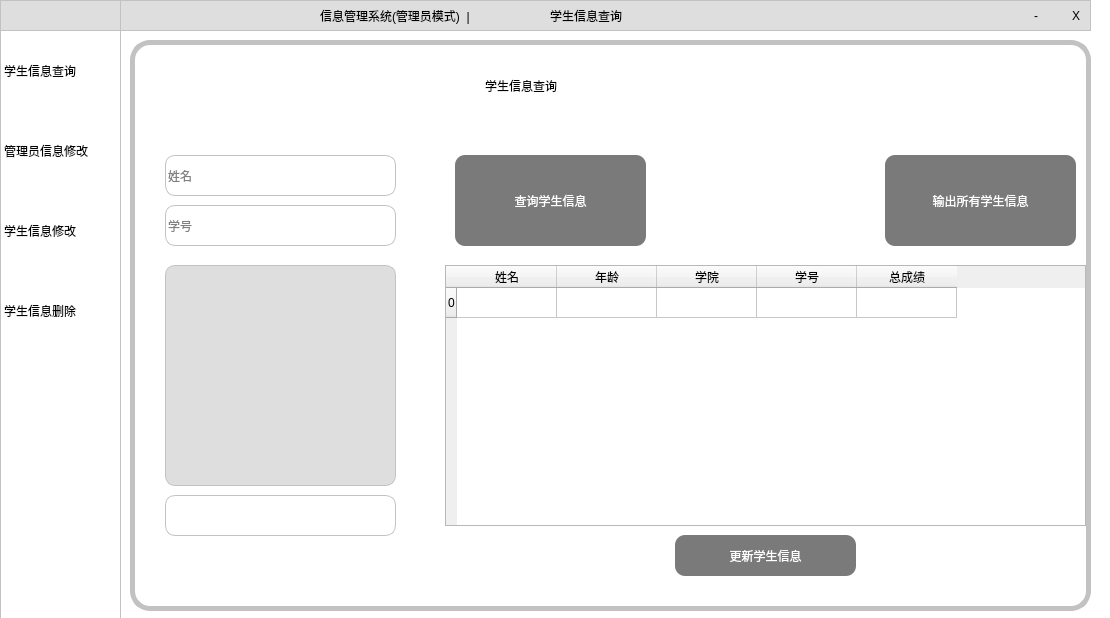
<?xml version="1.0" encoding="UTF-8"?>
<ui version="4.0">
 <class>Dialog2</class>
 <widget class="QDialog" name="Dialog2">
  <property name="geometry">
   <rect>
    <x>0</x>
    <y>0</y>
    <width>1110</width>
    <height>618</height>
   </rect>
  </property>
  <property name="windowTitle">
   <string>Dialog</string>
  </property>
  <property name="styleSheet">
   <string notr="true">QDialog{
background-color: rgb(255, 255, 255);
border-radius:10px;
}</string>
  </property>
  <widget class="QStackedWidget" name="stackedWidget">
   <property name="geometry">
    <rect>
     <x>130</x>
     <y>40</y>
     <width>961</width>
     <height>571</height>
    </rect>
   </property>
   <property name="styleSheet">
    <string notr="true">QStackedWidget{
background-color: rgb(255, 255, 255);
border: 5px solid rgb(194, 194, 194);
border-radius:20px;
}</string>
   </property>
   <property name="currentIndex">
    <number>0</number>
   </property>
   <widget class="QWidget" name="page_2">
    <widget class="QTableWidget" name="tableWidget">
     <property name="geometry">
      <rect>
       <x>310</x>
       <y>220</y>
       <width>641</width>
       <height>261</height>
      </rect>
     </property>
     <property name="font">
      <font>
       <pointsize>9</pointsize>
      </font>
     </property>
     <property name="styleSheet">
      <string notr="true"/>
     </property>
     <row>
      <property name="text">
       <string>0</string>
      </property>
     </row>
     <column>
      <property name="text">
       <string>姓名</string>
      </property>
     </column>
     <column>
      <property name="text">
       <string>年龄</string>
      </property>
     </column>
     <column>
      <property name="text">
       <string>学院</string>
      </property>
     </column>
     <column>
      <property name="text">
       <string>学号</string>
      </property>
     </column>
     <column>
      <property name="text">
       <string>总成绩</string>
      </property>
     </column>
    </widget>
    <widget class="QLineEdit" name="lineEdit">
     <property name="geometry">
      <rect>
       <x>30</x>
       <y>110</y>
       <width>231</width>
       <height>41</height>
      </rect>
     </property>
     <property name="styleSheet">
      <string notr="true">background-color: rgb(255, 255, 255);
border: 1px solid rgb(194, 194, 194);
border-radius:10px;
</string>
     </property>
     <property name="text">
      <string/>
     </property>
     <property name="placeholderText">
      <string>姓名</string>
     </property>
    </widget>
    <widget class="QLineEdit" name="lineEdit_7">
     <property name="geometry">
      <rect>
       <x>30</x>
       <y>160</y>
       <width>231</width>
       <height>41</height>
      </rect>
     </property>
     <property name="styleSheet">
      <string notr="true">background-color: rgb(255, 255, 255);
border: 1px solid rgb(194, 194, 194);
border-radius:10px;
</string>
     </property>
     <property name="text">
      <string/>
     </property>
     <property name="placeholderText">
      <string>学号</string>
     </property>
    </widget>
    <widget class="QPushButton" name="pushButton">
     <property name="geometry">
      <rect>
       <x>320</x>
       <y>110</y>
       <width>191</width>
       <height>91</height>
      </rect>
     </property>
     <property name="styleSheet">
      <string notr="true">QPushButton::hover{
background-color: rgb(189, 189, 189);
}
QPushButton::pressed{
background-color: rgb(189, 189, 189);
}
QPushButton{
background-color: rgb(122, 122, 122);
color: rgb(255, 255, 255);
border:None;
border-radius:10px;
}</string>
     </property>
     <property name="text">
      <string>查询学生信息</string>
     </property>
    </widget>
    <widget class="QLabel" name="label_5">
     <property name="geometry">
      <rect>
       <x>350</x>
       <y>30</y>
       <width>151</width>
       <height>21</height>
      </rect>
     </property>
     <property name="styleSheet">
      <string notr="true">font: 14pt &quot;华文琥珀&quot;;</string>
     </property>
     <property name="text">
      <string>学生信息查询</string>
     </property>
    </widget>
    <widget class="QLabel" name="label_7">
     <property name="geometry">
      <rect>
       <x>30</x>
       <y>220</y>
       <width>231</width>
       <height>221</height>
      </rect>
     </property>
     <property name="styleSheet">
      <string notr="true">background-color: rgb(222, 222, 222);
border: 1px solid rgb(194, 194, 194);
border-radius:10px;
</string>
     </property>
     <property name="text">
      <string/>
     </property>
    </widget>
    <widget class="QLineEdit" name="lineEdit_16">
     <property name="geometry">
      <rect>
       <x>30</x>
       <y>450</y>
       <width>231</width>
       <height>41</height>
      </rect>
     </property>
     <property name="styleSheet">
      <string notr="true">background-color: rgb(255, 255, 255);
border: 1px solid rgb(194, 194, 194);
border-radius:10px;
</string>
     </property>
     <property name="text">
      <string/>
     </property>
     <property name="readOnly">
      <bool>true</bool>
     </property>
     <property name="placeholderText">
      <string/>
     </property>
    </widget>
    <widget class="QPushButton" name="pushButton_2">
     <property name="geometry">
      <rect>
       <x>750</x>
       <y>110</y>
       <width>191</width>
       <height>91</height>
      </rect>
     </property>
     <property name="styleSheet">
      <string notr="true">QPushButton::hover{
background-color: rgb(189, 189, 189);
}
QPushButton::pressed{
background-color: rgb(189, 189, 189);
}
QPushButton{
background-color: rgb(122, 122, 122);
color: rgb(255, 255, 255);
border:None;
border-radius:10px;
}</string>
     </property>
     <property name="text">
      <string>输出所有学生信息</string>
     </property>
    </widget>
    <widget class="QPushButton" name="pushButton_7">
     <property name="geometry">
      <rect>
       <x>540</x>
       <y>490</y>
       <width>181</width>
       <height>41</height>
      </rect>
     </property>
     <property name="styleSheet">
      <string notr="true">QPushButton::hover{
background-color: rgb(189, 189, 189);
}
QPushButton::pressed{
background-color: rgb(189, 189, 189);
}
QPushButton{
background-color: rgb(122, 122, 122);
color: rgb(255, 255, 255);
border:None;
border-radius:10px;
}</string>
     </property>
     <property name="text">
      <string>更新学生信息</string>
     </property>
    </widget>
   </widget>
   <widget class="QWidget" name="page">
    <widget class="QPushButton" name="pushButton_3">
     <property name="geometry">
      <rect>
       <x>150</x>
       <y>440</y>
       <width>211</width>
       <height>51</height>
      </rect>
     </property>
     <property name="font">
      <font>
       <family>微软雅黑</family>
       <weight>75</weight>
       <bold>true</bold>
      </font>
     </property>
     <property name="autoFillBackground">
      <bool>false</bool>
     </property>
     <property name="styleSheet">
      <string notr="true">QPushButton::hover{
background-color: rgb(189, 189, 189);
}
QPushButton::pressed{
background-color: rgb(189, 189, 189);
}
QPushButton{
background-color: rgb(122, 122, 122);
color: rgb(255, 255, 255);
border:None;
border-radius:10px;
}</string>
     </property>
     <property name="text">
      <string>人脸采集</string>
     </property>
    </widget>
    <widget class="QLineEdit" name="lineEdit_6">
     <property name="geometry">
      <rect>
       <x>140</x>
       <y>360</y>
       <width>231</width>
       <height>51</height>
      </rect>
     </property>
     <property name="styleSheet">
      <string notr="true">background-color: rgb(255, 255, 255);
border: 1px solid rgb(194, 194, 194);
border-radius:10px;
</string>
     </property>
     <property name="text">
      <string/>
     </property>
     <property name="placeholderText">
      <string>请输入拼音/英文</string>
     </property>
    </widget>
    <widget class="QPushButton" name="pushButton_4">
     <property name="geometry">
      <rect>
       <x>490</x>
       <y>440</y>
       <width>331</width>
       <height>51</height>
      </rect>
     </property>
     <property name="font">
      <font>
       <family>微软雅黑</family>
       <weight>75</weight>
       <bold>true</bold>
      </font>
     </property>
     <property name="autoFillBackground">
      <bool>false</bool>
     </property>
     <property name="styleSheet">
      <string notr="true">QPushButton::hover{
background-color: rgb(189, 189, 189);
}
QPushButton::pressed{
background-color: rgb(189, 189, 189);
}
QPushButton{
background-color: rgb(122, 122, 122);
color: rgb(255, 255, 255);
border:None;
border-radius:10px;
}</string>
     </property>
     <property name="text">
      <string>信息修改</string>
     </property>
    </widget>
    <widget class="QLabel" name="label_6">
     <property name="geometry">
      <rect>
       <x>140</x>
       <y>130</y>
       <width>231</width>
       <height>221</height>
      </rect>
     </property>
     <property name="styleSheet">
      <string notr="true">background-color: rgb(222, 222, 222);
border: 1px solid rgb(194, 194, 194);
border-radius:10px;
</string>
     </property>
     <property name="text">
      <string/>
     </property>
    </widget>
    <widget class="QLabel" name="label_2">
     <property name="geometry">
      <rect>
       <x>340</x>
       <y>0</y>
       <width>161</width>
       <height>41</height>
      </rect>
     </property>
     <property name="styleSheet">
      <string notr="true">font: 14pt &quot;华文琥珀&quot;;</string>
     </property>
     <property name="text">
      <string>管理员信息修改</string>
     </property>
    </widget>
    <widget class="QLineEdit" name="lineEdit_11">
     <property name="geometry">
      <rect>
       <x>90</x>
       <y>70</y>
       <width>341</width>
       <height>41</height>
      </rect>
     </property>
     <property name="styleSheet">
      <string notr="true">background-color: rgb(255, 255, 255);
border: 1px solid rgb(194, 194, 194);
border-radius:10px;
padding: 10 10 10 20;</string>
     </property>
     <property name="readOnly">
      <bool>true</bool>
     </property>
     <property name="placeholderText">
      <string>识别时请正对摄像头,在光照好的环境下采集</string>
     </property>
    </widget>
    <widget class="QLineEdit" name="lineEdit_21">
     <property name="geometry">
      <rect>
       <x>480</x>
       <y>250</y>
       <width>351</width>
       <height>51</height>
      </rect>
     </property>
     <property name="styleSheet">
      <string notr="true">background-color: rgb(255, 255, 255);
border: 1px solid rgb(194, 194, 194);
border-radius:10px;
</string>
     </property>
     <property name="text">
      <string/>
     </property>
     <property name="placeholderText">
      <string>新的管理员账号</string>
     </property>
    </widget>
    <widget class="QLineEdit" name="lineEdit_22">
     <property name="geometry">
      <rect>
       <x>480</x>
       <y>310</y>
       <width>351</width>
       <height>51</height>
      </rect>
     </property>
     <property name="styleSheet">
      <string notr="true">background-color: rgb(255, 255, 255);
border: 1px solid rgb(194, 194, 194);
border-radius:10px;
</string>
     </property>
     <property name="text">
      <string/>
     </property>
     <property name="placeholderText">
      <string>新的管理员密码</string>
     </property>
    </widget>
    <widget class="QLineEdit" name="lineEdit_23">
     <property name="geometry">
      <rect>
       <x>480</x>
       <y>110</y>
       <width>351</width>
       <height>51</height>
      </rect>
     </property>
     <property name="styleSheet">
      <string notr="true">background-color: rgb(255, 255, 255);
border: 1px solid rgb(194, 194, 194);
border-radius:10px;
</string>
     </property>
     <property name="text">
      <string/>
     </property>
     <property name="placeholderText">
      <string>旧的管理员账号</string>
     </property>
    </widget>
    <widget class="QLineEdit" name="lineEdit_24">
     <property name="geometry">
      <rect>
       <x>480</x>
       <y>170</y>
       <width>351</width>
       <height>51</height>
      </rect>
     </property>
     <property name="styleSheet">
      <string notr="true">background-color: rgb(255, 255, 255);
border: 1px solid rgb(194, 194, 194);
border-radius:10px;
</string>
     </property>
     <property name="text">
      <string/>
     </property>
     <property name="placeholderText">
      <string>旧的管理员密码</string>
     </property>
    </widget>
   </widget>
   <widget class="QWidget" name="page_4">
    <widget class="QPushButton" name="pushButton_12">
     <property name="geometry">
      <rect>
       <x>530</x>
       <y>430</y>
       <width>201</width>
       <height>51</height>
      </rect>
     </property>
     <property name="font">
      <font>
       <family>微软雅黑</family>
       <weight>75</weight>
       <bold>true</bold>
      </font>
     </property>
     <property name="autoFillBackground">
      <bool>false</bool>
     </property>
     <property name="styleSheet">
      <string notr="true">QPushButton::hover{
background-color: rgb(189, 189, 189);
}
QPushButton::pressed{
background-color: rgb(189, 189, 189);
}
QPushButton{
background-color: rgb(122, 122, 122);
color: rgb(255, 255, 255);
border:None;
border-radius:10px;
}</string>
     </property>
     <property name="text">
      <string>信息修改</string>
     </property>
    </widget>
    <widget class="QLineEdit" name="lineEdit_8">
     <property name="geometry">
      <rect>
       <x>530</x>
       <y>110</y>
       <width>201</width>
       <height>51</height>
      </rect>
     </property>
     <property name="styleSheet">
      <string notr="true">background-color: rgb(255, 255, 255);
border: 1px solid rgb(194, 194, 194);
border-radius:10px;
</string>
     </property>
     <property name="text">
      <string/>
     </property>
     <property name="placeholderText">
      <string>姓名</string>
     </property>
    </widget>
    <widget class="QLineEdit" name="lineEdit_9">
     <property name="geometry">
      <rect>
       <x>530</x>
       <y>230</y>
       <width>201</width>
       <height>51</height>
      </rect>
     </property>
     <property name="styleSheet">
      <string notr="true">background-color: rgb(255, 255, 255);
border: 1px solid rgb(194, 194, 194);
border-radius:10px;
</string>
     </property>
     <property name="text">
      <string/>
     </property>
     <property name="placeholderText">
      <string>学院</string>
     </property>
    </widget>
    <widget class="QLineEdit" name="lineEdit_12">
     <property name="geometry">
      <rect>
       <x>530</x>
       <y>170</y>
       <width>201</width>
       <height>51</height>
      </rect>
     </property>
     <property name="styleSheet">
      <string notr="true">background-color: rgb(255, 255, 255);
border: 1px solid rgb(194, 194, 194);
border-radius:10px;
</string>
     </property>
     <property name="text">
      <string/>
     </property>
     <property name="placeholderText">
      <string>年龄</string>
     </property>
    </widget>
    <widget class="QLineEdit" name="lineEdit_13">
     <property name="geometry">
      <rect>
       <x>530</x>
       <y>290</y>
       <width>201</width>
       <height>51</height>
      </rect>
     </property>
     <property name="styleSheet">
      <string notr="true">background-color: rgb(255, 255, 255);
border: 1px solid rgb(194, 194, 194);
border-radius:10px;
</string>
     </property>
     <property name="text">
      <string/>
     </property>
     <property name="placeholderText">
      <string>学号</string>
     </property>
    </widget>
    <widget class="QLabel" name="label_3">
     <property name="geometry">
      <rect>
       <x>560</x>
       <y>70</y>
       <width>151</width>
       <height>21</height>
      </rect>
     </property>
     <property name="styleSheet">
      <string notr="true">font: 14pt &quot;华文琥珀&quot;;</string>
     </property>
     <property name="text">
      <string>对象信息修改</string>
     </property>
    </widget>
    <widget class="QLineEdit" name="lineEdit_17">
     <property name="geometry">
      <rect>
       <x>50</x>
       <y>90</y>
       <width>231</width>
       <height>51</height>
      </rect>
     </property>
     <property name="styleSheet">
      <string notr="true">background-color: rgb(255, 255, 255);
border: 1px solid rgb(194, 194, 194);
border-radius:10px;
</string>
     </property>
     <property name="text">
      <string/>
     </property>
     <property name="placeholderText">
      <string>请输入修改对象的姓名</string>
     </property>
    </widget>
    <widget class="QLineEdit" name="lineEdit_18">
     <property name="geometry">
      <rect>
       <x>50</x>
       <y>150</y>
       <width>231</width>
       <height>51</height>
      </rect>
     </property>
     <property name="styleSheet">
      <string notr="true">background-color: rgb(255, 255, 255);
border: 1px solid rgb(194, 194, 194);
border-radius:10px;
</string>
     </property>
     <property name="text">
      <string/>
     </property>
     <property name="placeholderText">
      <string>请输入修改对象的学号</string>
     </property>
    </widget>
    <widget class="QLabel" name="label_8">
     <property name="geometry">
      <rect>
       <x>90</x>
       <y>60</y>
       <width>151</width>
       <height>21</height>
      </rect>
     </property>
     <property name="styleSheet">
      <string notr="true">font: 14pt &quot;华文琥珀&quot;;</string>
     </property>
     <property name="text">
      <string>修改对象查询</string>
     </property>
    </widget>
    <widget class="QPushButton" name="pushButton_14">
     <property name="geometry">
      <rect>
       <x>50</x>
       <y>430</y>
       <width>231</width>
       <height>51</height>
      </rect>
     </property>
     <property name="font">
      <font>
       <family>微软雅黑</family>
       <weight>75</weight>
       <bold>true</bold>
      </font>
     </property>
     <property name="autoFillBackground">
      <bool>false</bool>
     </property>
     <property name="styleSheet">
      <string notr="true">QPushButton::hover{
background-color: rgb(189, 189, 189);
}
QPushButton::pressed{
background-color: rgb(189, 189, 189);
}
QPushButton{
background-color: rgb(122, 122, 122);
color: rgb(255, 255, 255);
border:None;
border-radius:10px;
}</string>
     </property>
     <property name="text">
      <string>查询对象</string>
     </property>
    </widget>
    <widget class="QLabel" name="label_9">
     <property name="geometry">
      <rect>
       <x>50</x>
       <y>210</y>
       <width>231</width>
       <height>201</height>
      </rect>
     </property>
     <property name="styleSheet">
      <string notr="true">border: 1px solid rgb(194, 194, 194);
border-radius:10px;
background-color: rgb(220, 220, 220);</string>
     </property>
     <property name="text">
      <string/>
     </property>
    </widget>
    <widget class="QLabel" name="label_10">
     <property name="geometry">
      <rect>
       <x>400</x>
       <y>50</y>
       <width>451</width>
       <height>451</height>
      </rect>
     </property>
     <property name="styleSheet">
      <string notr="true">border: 1px solid rgb(194, 194, 194);
border-radius:10px;
background-color:rgb(255, 255, 255);</string>
     </property>
     <property name="text">
      <string/>
     </property>
    </widget>
    <widget class="QLabel" name="label_11">
     <property name="geometry">
      <rect>
       <x>20</x>
       <y>50</y>
       <width>301</width>
       <height>451</height>
      </rect>
     </property>
     <property name="styleSheet">
      <string notr="true">border: 1px solid rgb(194, 194, 194);
border-radius:10px;
background-color:rgb(255, 255, 255);</string>
     </property>
     <property name="text">
      <string/>
     </property>
    </widget>
    <widget class="QLineEdit" name="lineEdit_20">
     <property name="geometry">
      <rect>
       <x>460</x>
       <y>510</y>
       <width>341</width>
       <height>41</height>
      </rect>
     </property>
     <property name="styleSheet">
      <string notr="true">background-color: rgb(255, 255, 255);
border: 1px solid rgb(194, 194, 194);
border-radius:10px;
padding: 10 10 10 50;</string>
     </property>
     <property name="readOnly">
      <bool>true</bool>
     </property>
     <property name="placeholderText">
      <string>先查询对象信息之后，再进行修改</string>
     </property>
    </widget>
    <widget class="QLineEdit" name="lineEdit_25">
     <property name="geometry">
      <rect>
       <x>530</x>
       <y>350</y>
       <width>201</width>
       <height>51</height>
      </rect>
     </property>
     <property name="styleSheet">
      <string notr="true">background-color: rgb(255, 255, 255);
border: 1px solid rgb(194, 194, 194);
border-radius:10px;
</string>
     </property>
     <property name="text">
      <string/>
     </property>
     <property name="placeholderText">
      <string>总成绩</string>
     </property>
    </widget>
    <zorder>label_11</zorder>
    <zorder>label_10</zorder>
    <zorder>pushButton_12</zorder>
    <zorder>lineEdit_8</zorder>
    <zorder>lineEdit_9</zorder>
    <zorder>lineEdit_12</zorder>
    <zorder>lineEdit_13</zorder>
    <zorder>label_3</zorder>
    <zorder>lineEdit_17</zorder>
    <zorder>lineEdit_18</zorder>
    <zorder>label_8</zorder>
    <zorder>pushButton_14</zorder>
    <zorder>label_9</zorder>
    <zorder>lineEdit_20</zorder>
    <zorder>lineEdit_25</zorder>
   </widget>
   <widget class="QWidget" name="page_3">
    <widget class="QLineEdit" name="lineEdit_10">
     <property name="geometry">
      <rect>
       <x>140</x>
       <y>330</y>
       <width>231</width>
       <height>51</height>
      </rect>
     </property>
     <property name="styleSheet">
      <string notr="true">background-color: rgb(255, 255, 255);
border: 1px solid rgb(194, 194, 194);
border-radius:10px;
</string>
     </property>
     <property name="text">
      <string/>
     </property>
     <property name="readOnly">
      <bool>true</bool>
     </property>
    </widget>
    <widget class="QPushButton" name="pushButton_13">
     <property name="geometry">
      <rect>
       <x>330</x>
       <y>390</y>
       <width>231</width>
       <height>51</height>
      </rect>
     </property>
     <property name="font">
      <font>
       <family>微软雅黑</family>
       <weight>75</weight>
       <bold>true</bold>
      </font>
     </property>
     <property name="autoFillBackground">
      <bool>false</bool>
     </property>
     <property name="styleSheet">
      <string notr="true">QPushButton::hover{
background-color: rgb(189, 189, 189);
}
QPushButton::pressed{
background-color: rgb(189, 189, 189);
}
QPushButton{
background-color: rgb(122, 122, 122);
color: rgb(255, 255, 255);
border:None;
border-radius:10px;
}</string>
     </property>
     <property name="text">
      <string>信息删除</string>
     </property>
    </widget>
    <widget class="QLineEdit" name="lineEdit_14">
     <property name="geometry">
      <rect>
       <x>510</x>
       <y>140</y>
       <width>231</width>
       <height>51</height>
      </rect>
     </property>
     <property name="styleSheet">
      <string notr="true">background-color: rgb(255, 255, 255);
border: 1px solid rgb(194, 194, 194);
border-radius:10px;
</string>
     </property>
     <property name="text">
      <string/>
     </property>
     <property name="placeholderText">
      <string>姓名</string>
     </property>
    </widget>
    <widget class="QLineEdit" name="lineEdit_15">
     <property name="geometry">
      <rect>
       <x>510</x>
       <y>210</y>
       <width>231</width>
       <height>51</height>
      </rect>
     </property>
     <property name="styleSheet">
      <string notr="true">background-color: rgb(255, 255, 255);
border: 1px solid rgb(194, 194, 194);
border-radius:10px;
</string>
     </property>
     <property name="text">
      <string/>
     </property>
     <property name="placeholderText">
      <string>学号</string>
     </property>
    </widget>
    <widget class="QLabel" name="label_4">
     <property name="geometry">
      <rect>
       <x>360</x>
       <y>40</y>
       <width>151</width>
       <height>21</height>
      </rect>
     </property>
     <property name="styleSheet">
      <string notr="true">font: 14pt &quot;华文琥珀&quot;;</string>
     </property>
     <property name="text">
      <string>学生信息删除</string>
     </property>
    </widget>
    <widget class="QLineEdit" name="lineEdit_19">
     <property name="geometry">
      <rect>
       <x>450</x>
       <y>310</y>
       <width>341</width>
       <height>41</height>
      </rect>
     </property>
     <property name="styleSheet">
      <string notr="true">background-color: rgb(255, 255, 255);
border: 1px solid rgb(194, 194, 194);
border-radius:10px;
padding: 10 10 10 70;</string>
     </property>
     <property name="readOnly">
      <bool>true</bool>
     </property>
     <property name="placeholderText">
      <string>请输入删除对象的姓名和学号</string>
     </property>
    </widget>
    <widget class="QLabel" name="label_12">
     <property name="geometry">
      <rect>
       <x>140</x>
       <y>110</y>
       <width>231</width>
       <height>201</height>
      </rect>
     </property>
     <property name="styleSheet">
      <string notr="true">border: 1px solid rgb(194, 194, 194);
border-radius:10px;
background-color: rgb(220, 220, 220);</string>
     </property>
     <property name="text">
      <string/>
     </property>
    </widget>
   </widget>
  </widget>
  <widget class="QListWidget" name="listWidget">
   <property name="geometry">
    <rect>
     <x>0</x>
     <y>30</y>
     <width>121</width>
     <height>631</height>
    </rect>
   </property>
   <property name="styleSheet">
    <string notr="true">QListView::item {
    height: 80px;
}
QListView::item:hover {
	background-color: transparent;
	padding: 10px;
	border-left: 3px solid rgb(255, 210, 29);
}
QListView::item:selected {
	background-color: transparent;
	color: black;
	padding: 10px;
	border-left: 3px solid rgb(230, 168, 23);
}
QListView{
	font: 10pt &quot;微软雅黑&quot;;
	border: 1px solid rgb(194, 194, 194); /* 设置边框的大小，样式，颜色 */
	
}</string>
   </property>
   <item>
    <property name="text">
     <string>学生信息查询</string>
    </property>
   </item>
   <item>
    <property name="text">
     <string>管理员信息修改</string>
    </property>
   </item>
   <item>
    <property name="text">
     <string>学生信息修改</string>
    </property>
   </item>
   <item>
    <property name="text">
     <string>学生信息删除</string>
    </property>
   </item>
  </widget>
  <widget class="QGraphicsView" name="graphicsView">
   <property name="geometry">
    <rect>
     <x>0</x>
     <y>0</y>
     <width>1091</width>
     <height>31</height>
    </rect>
   </property>
   <property name="styleSheet">
    <string notr="true">	background-color: rgb(222, 222, 222);
	font: 10pt &quot;微软雅黑&quot;;
	border: 1px solid rgb(194, 194, 194); /* 设置边框的大小，样式，颜色 */

</string>
   </property>
  </widget>
  <widget class="QGraphicsView" name="graphicsView_3">
   <property name="geometry">
    <rect>
     <x>0</x>
     <y>0</y>
     <width>121</width>
     <height>31</height>
    </rect>
   </property>
   <property name="styleSheet">
    <string notr="true">	background-color: rgb(222, 222, 222);
	font: 10pt &quot;微软雅黑&quot;;
	border: 1px solid rgb(194, 194, 194); /* 设置边框的大小，样式，颜色 */
</string>
   </property>
  </widget>
  <widget class="QLabel" name="label">
   <property name="geometry">
    <rect>
     <x>320</x>
     <y>0</y>
     <width>211</width>
     <height>31</height>
    </rect>
   </property>
   <property name="styleSheet">
    <string notr="true">font: 10pt &quot;微软雅黑&quot;;</string>
   </property>
   <property name="text">
    <string>信息管理系统(管理员模式)  |</string>
   </property>
  </widget>
  <widget class="QPushButton" name="pushButton_5">
   <property name="geometry">
    <rect>
     <x>1060</x>
     <y>0</y>
     <width>32</width>
     <height>32</height>
    </rect>
   </property>
   <property name="styleSheet">
    <string notr="true">QPushButton::hover{
background-color: rgb(218, 218, 218);
}
QPushButton::pressed{
background-color: rgb(218, 218, 218);
}
QPushButton{
border:None
}</string>
   </property>
   <property name="text">
    <string>X</string>
   </property>
  </widget>
  <widget class="QPushButton" name="pushButton_6">
   <property name="geometry">
    <rect>
     <x>1020</x>
     <y>0</y>
     <width>32</width>
     <height>32</height>
    </rect>
   </property>
   <property name="styleSheet">
    <string notr="true">QPushButton::hover{
background-color: rgb(218, 218, 218);
}
QPushButton::pressed{
background-color: rgb(218, 218, 218);
}
QPushButton{
border:None
}</string>
   </property>
   <property name="text">
    <string>-</string>
   </property>
  </widget>
  <widget class="QLabel" name="label_13">
   <property name="geometry">
    <rect>
     <x>550</x>
     <y>0</y>
     <width>161</width>
     <height>31</height>
    </rect>
   </property>
   <property name="styleSheet">
    <string notr="true">font: 10pt &quot;微软雅黑&quot;;</string>
   </property>
   <property name="text">
    <string>学生信息查询</string>
   </property>
  </widget>
  <zorder>graphicsView</zorder>
  <zorder>listWidget</zorder>
  <zorder>stackedWidget</zorder>
  <zorder>graphicsView_3</zorder>
  <zorder>label</zorder>
  <zorder>pushButton_5</zorder>
  <zorder>pushButton_6</zorder>
  <zorder>label_13</zorder>
 </widget>
 <resources/>
 <connections/>
</ui>
